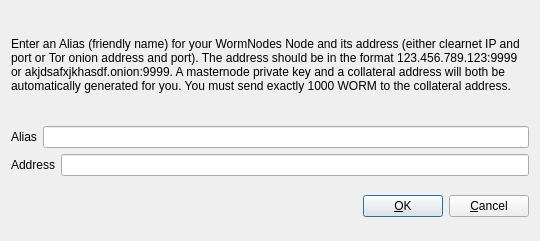
<?xml version="1.0" encoding="UTF-8"?>
<ui version="4.0">
 <class>AddEditWormNode</class>
 <widget class="QDialog" name="AddEditWormNode">
  <property name="geometry">
   <rect>
    <x>0</x>
    <y>0</y>
    <width>540</width>
    <height>241</height>
   </rect>
  </property>
  <property name="windowTitle">
   <string>Add/Edit WormNodes Node</string>
  </property>
  <property name="modal">
   <bool>true</bool>
  </property>
  <layout class="QVBoxLayout" name="verticalLayout">
   <item>
    <layout class="QVBoxLayout" name="verticalLayout_2">
     <property name="topMargin">
      <number>0</number>
     </property>
     <property name="bottomMargin">
      <number>0</number>
     </property>
     <item>
      <widget class="QLabel" name="label_3">
       <property name="sizePolicy">
        <sizepolicy hsizetype="Preferred" vsizetype="Expanding">
         <horstretch>0</horstretch>
         <verstretch>0</verstretch>
        </sizepolicy>
       </property>
       <property name="text">
        <string>&lt;html&gt;&lt;head/&gt;&lt;body&gt;&lt;p&gt;Enter an Alias (friendly name) for your WormNodes Node and its address (either clearnet IP and port or Tor onion address and port).  The address should be in the format 123.456.789.123:9999 or akjdsafxjkhasdf.onion:9999.  A masternode private key and a collateral address will both be automatically generated for you.  You must send exactly 1000 WORM to the collateral address.&lt;/p&gt;&lt;/body&gt;&lt;/html&gt;</string>
       </property>
       <property name="wordWrap">
        <bool>true</bool>
       </property>
      </widget>
     </item>
     <item>
      <layout class="QHBoxLayout" name="horizontalLayout">
       <property name="bottomMargin">
        <number>0</number>
       </property>
       <item>
        <widget class="QLabel" name="label">
         <property name="text">
          <string>Alias</string>
         </property>
        </widget>
       </item>
       <item>
        <widget class="QLineEdit" name="aliasLineEdit"/>
       </item>
      </layout>
     </item>
     <item>
      <layout class="QHBoxLayout" name="horizontalLayout_2">
       <property name="bottomMargin">
        <number>0</number>
       </property>
       <item>
        <widget class="QLabel" name="label_2">
         <property name="text">
          <string>Address</string>
         </property>
        </widget>
       </item>
       <item>
        <widget class="QLineEdit" name="addressLineEdit"/>
       </item>
      </layout>
     </item>
     <item>
      <layout class="QHBoxLayout" name="horizontalLayout_3">
       <property name="bottomMargin">
        <number>0</number>
       </property>
      </layout>
     </item>
    </layout>
   </item>
   <item>
    <layout class="QHBoxLayout" name="horizontalLayout_Buttons">
     <item>
      <spacer name="horizontalSpacer_1">
       <property name="orientation">
        <enum>Qt::Horizontal</enum>
       </property>
       <property name="sizeHint" stdset="0">
        <size>
         <width>40</width>
         <height>48</height>
        </size>
       </property>
      </spacer>
     </item>
     <item>
      <widget class="QLabel" name="statusLabel">
       <property name="font">
        <font>
         <weight>75</weight>
         <bold>true</bold>
        </font>
       </property>
       <property name="text">
        <string/>
       </property>
       <property name="textFormat">
        <enum>Qt::PlainText</enum>
       </property>
       <property name="wordWrap">
        <bool>true</bool>
       </property>
      </widget>
     </item>
     <item>
      <spacer name="horizontalSpacer_2">
       <property name="orientation">
        <enum>Qt::Horizontal</enum>
       </property>
       <property name="sizeHint" stdset="0">
        <size>
         <width>40</width>
         <height>48</height>
        </size>
       </property>
      </spacer>
     </item>
     <item>
      <widget class="QPushButton" name="okButton">
       <property name="text">
        <string>&amp;OK</string>
       </property>
      </widget>
     </item>
     <item>
      <widget class="QPushButton" name="cancelButton">
       <property name="text">
        <string>&amp;Cancel</string>
       </property>
       <property name="autoDefault">
        <bool>false</bool>
       </property>
      </widget>
     </item>
    </layout>
   </item>
  </layout>
 </widget>
 <resources/>
 <connections/>
</ui>
